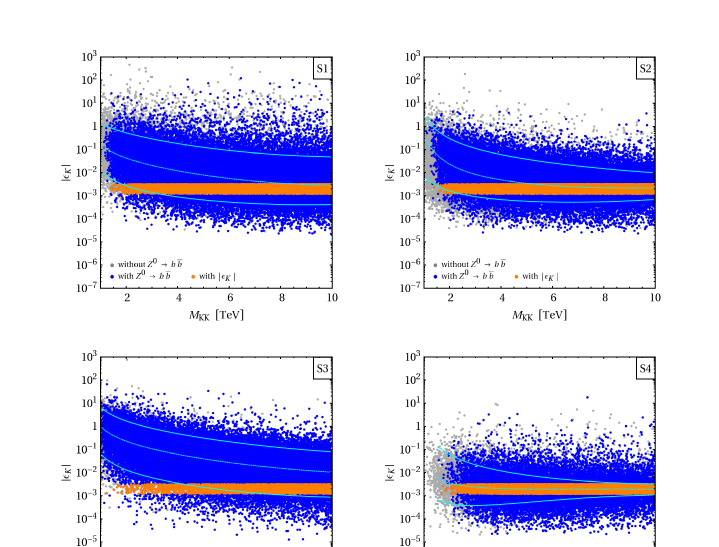
#> input picture references/paper_figures/bauer_0912.1625_fig4_epsK.png, 1438 x 1093 px, found by its file name (shown at 1/2 size)
$ python _render_sidebyside_epsK.py
#> lines starting #> are read from the running program, lines starting #| are printed output that depends on the picture
#!/usr/bin/env python3
"""Regenerate the side-by-side figures/fig_epsK_cloud.png for report.tex.

The previous side-by-side (built by notebooks/_build_anarchic_reproduction_vs_papers.py)
used the OLD 2-colour, separately-subsampled construction, which read as a banded
(column-per-tile) cloud and did NOT carry the faithful Bauer grey/blue/orange Z->bb
colouring.  This compositor stitches the Bauer paper crop (left) with the NOW-dense,
de-banded single-ensemble solo panel (right), so the report side-by-side matches the
notes.pdf solo panel and the dense data exactly.
"""
from pathlib import Path
import matplotlib as mpl
mpl.use("Agg")
import matplotlib.pyplot as plt
import matplotlib.image as mpimg

REPO = Path("/n/holylabs/randall_lab/Lab/obarrera/5D-Neutrino-Mixing")
REPORT = REPO / "reports" / "collaborator_2026-06"
PAPER = REPO / "references" / "paper_figures" / "bauer_0912.1625_fig4_epsK.png"
SOLO = REPORT / "figures_solo" / "solo_epsK_cloud.png"
OUT = REPORT / "figures" / "fig_epsK_cloud.png"

img_paper = mpimg.imread(PAPER)
#> img_paper is the input picture: shape (1093, 1438, 3) float32; mean R, G, B 0.817, 0.812, 0.953
img_solo = mpimg.imread(SOLO)
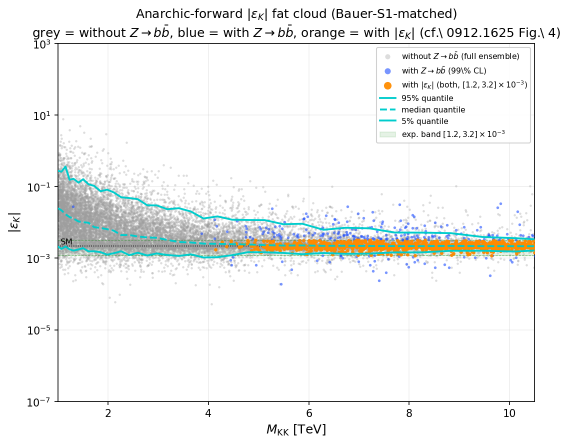
#> input picture reports/collaborator_2026-06/figures_solo/solo_epsK_cloud.png, 1136 x 888 px, found by its file name (shown at 1/2 size)
#> img_solo is the input picture: shape (888, 1136, 4) float32; mean R, G, B, A 0.951, 0.956, 0.951, 1

fig, axes = plt.subplots(1, 2, figsize=(14, 5.6))
axes[0].imshow(img_paper)
axes[0].axis("off")
axes[0].set_title("Bauer 0912.1625 Fig. 4 (S1-S4): $|\\varepsilon_K|$ vs $M_{KK}$",
                  fontsize=10)
axes[1].imshow(img_solo)
axes[1].axis("off")
fig.tight_layout()
fig.savefig(OUT, dpi=150, bbox_inches="tight")
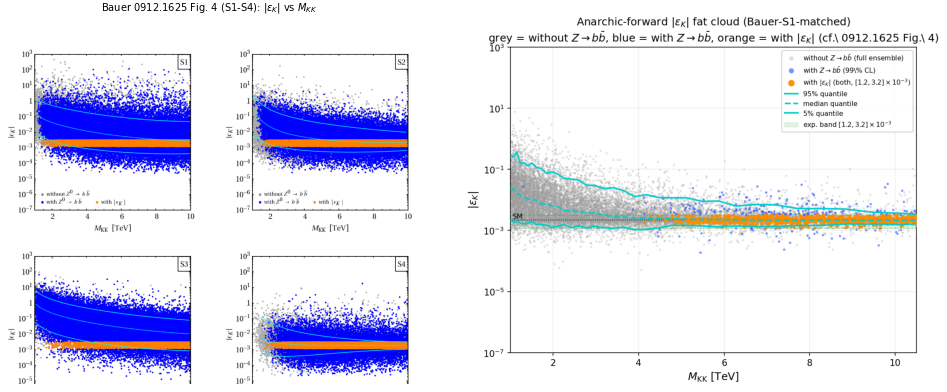
#> figure drawn by matplotlib, 2 panels
plt.close(fig)
#> (the run stopped early here; a loop or call above may not have finished)
